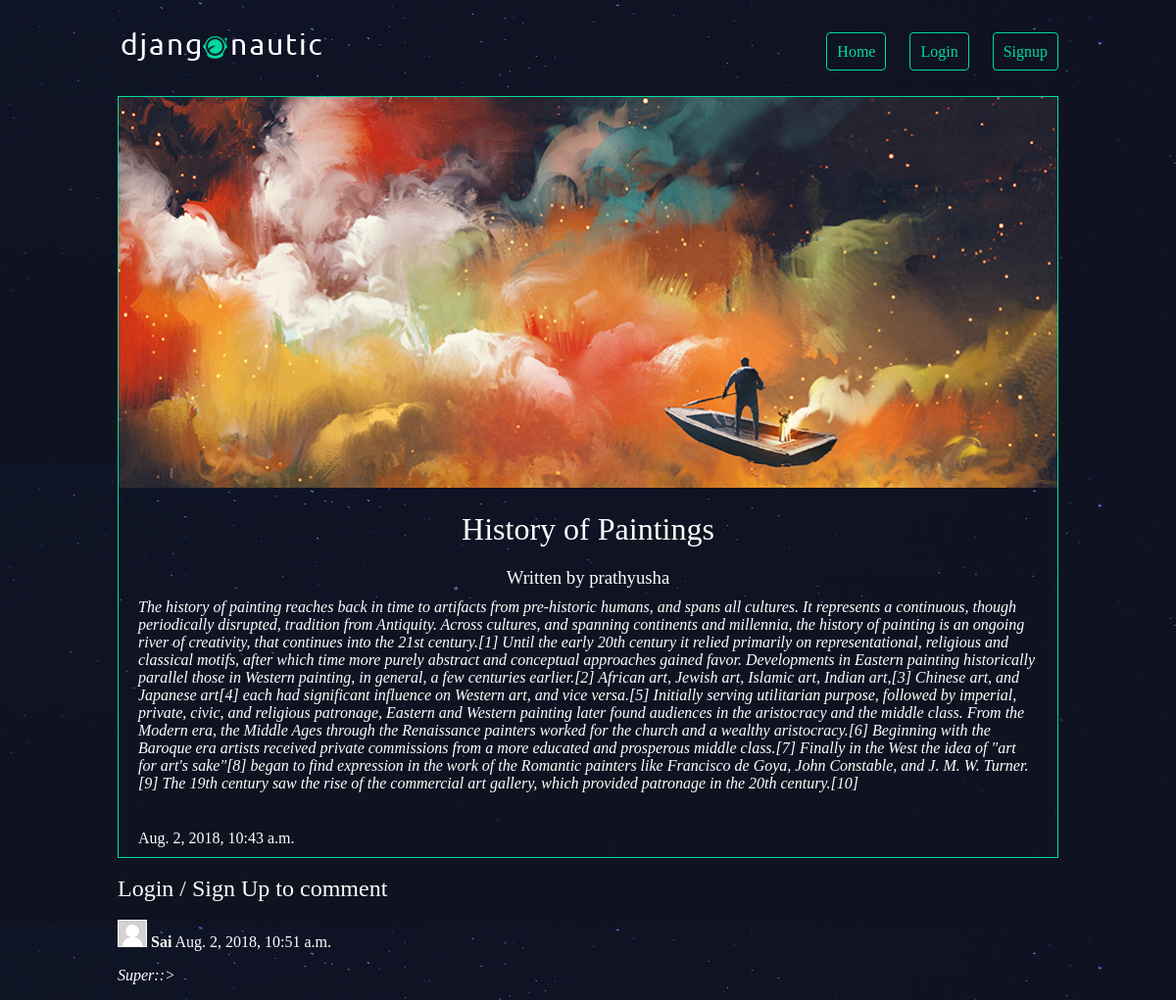
Screenshot of /articles/history-of-paintings/ with the database file from the repository.
### articles/models.py (models this page shows, shortened)
class Article(models.Model):
    title = models.CharField(max_length=100)
    slug = models.SlugField()
    body = models.TextField()
    date = models.DateTimeField(auto_now_add=True)
    thumb = models.ImageField(default='star.jpg', blank=True)
    author = models.ForeignKey(User, default=None, on_delete=models.CASCADE)

class Comment(models.Model):
    post = models.ForeignKey('Article', on_delete=models.CASCADE, related_name='comments')
    author = models.ForeignKey(User, default=None, on_delete=models.CASCADE, related_name='comments_author')
    text = models.TextField()
    created_date = models.DateTimeField(auto_now_add=True)
    approved_comment = models.BooleanField(default=False)

### articles/views.py (the view)
# urls.py: url(r'^(?P<slug>[\w-]+)/$', views.article_detail, name="detail"),
def article_detail(request, slug):
    instance = Article.objects.get(slug=slug)
    return render(request, "articles/article_detail.html", {'instance': instance})

### articles/templates/articles/article_detail.html (shortened to what this page needs)
{% extends 'base_layout.html' %}
{% block content %}
<div class="article-detail">
    <div class="article">
        <img src="{{ instance.thumb.url }}" />
        <h2>{{ instance.title }}</h2>
        <h3>Written by {{ instance.author.username }}</h3>
        <p><i>{{ instance.body }}</i></p>
        <br>
        <p>{{ instance.date }}</p>
    </div>
</div>
{% if user.is_authenticated %}
<br>
<br>
<a class="highlight" href="{% url 'articles:add_comment_to_post' slug=instance.slug %}">Add comment</a>
<br>
<br>
{% for comment in instance.comments.all %}
    {% if user.is_authenticated or comment.approved_comment %}
    <div class="comment">
        <div class="date">
          <img src='/prof.jpg' />
          <strong>{{ comment.author }}</strong>
          {{ comment.created_date }}
        </div>
        <p><i>{{ comment.text|linebreaks }}</i></p>
    </div>
    {% endif %}
{% empty %}
    <p>No comments here yet :(</p>
{% endfor %}
{% else %}
<br>
<h2>Login / Sign Up to comment</h2>
<br>
{% for comment in instance.comments.all %}
    <div class="comment">
        <div class="date">
            <img src='/prof.jpg' />
            <strong>{{ comment.author }}</strong>
            {{ comment.created_date }}
        </div>
        <p><i>{{ comment.text|linebreaks }}</i></p>
    </div>
{% empty %}
    <p>No comments here yet :(</p>
{% endfor %}
{% endif %}
{% endblock %}

### assets/styles.css (style rules this page uses)
body { background-color: #0f121f; background-image: url(/static/stars.png); background-repeat-y: no-repeat; color: #fff; }
body * { font-family: Ubuntu; }
h1, h2, h3, h4, h5 { font-weight: normal; margin: 0; }
.article { padding: 10px; border: 1px solid #00dba0; position: relative; padding-bottom: 40px; }
.article h2 { font-size: 1.2em; }
.article-detail .article { padding: 0; }
.article-detail .article img { max-width: 100%; }
.article-detail .article h2 { text-align: center; margin: 20px auto; font-size: 2em }
.article-detail .article h3 { text-align: center; }
.article-detail .article p { margin: 10px 20px }

### rows the page displays
Article: thumb (picture), title "History of Paintings", author.username "prathyusha", body "The history of painting reaches back in time to artifacts from pre-historic humans, and spans all cultures. It represents a continuous, though periodically disrupted, tradition from Antiquity. Across cultures, and spanning continents and millennia, the history of painting is an ongoing river of creativity, that continues into the 21st century.[1] Until the early 20th century it relied primarily on representational, religious and classical motifs, after which time more purely abstract and conceptual approaches gained favor. Developments in Eastern painting historically parallel those in Western painting, in general, a few centuries earlier.[2] African art, Jewish art, Islamic art, Indian…", date "Aug. 2, 2018, 10:43 a.m."
Comment: author "Sai", created_date "Aug. 2, 2018, 10:51 a.m."
